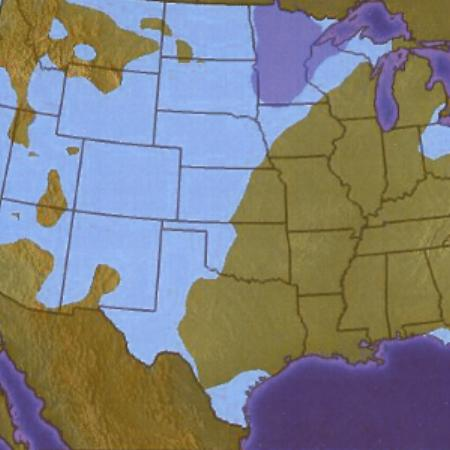
%> input picture Helper/June01/test.jpg, 450 x 450 px
$ octave --eval "result = luminance2(imread('../../Helper/June01/test.jpg'));"   (GNU Octave 9; MATLAB toolbox functions it lacks are replaced by stand-ins)
%> lines starting %> are read from the running program, lines starting %| are printed output that depends on the picture
function lumi = luminance2(img)
kernel = [-1, -1, -1; -1, 8, -1;-1, -1,-1]/8;
diff = abs(conv2(double(rgb2gray(img)),kernel,'valid'));
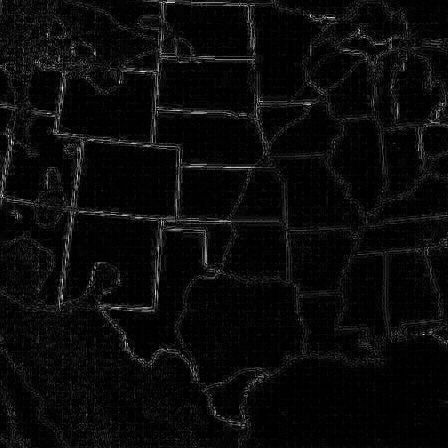
%> diff: size 448x448 double; min 0, max 51.12, mean 2.2; drawn with min black and max white
lumi = mean2(diff);
%> lumi = 2.19
